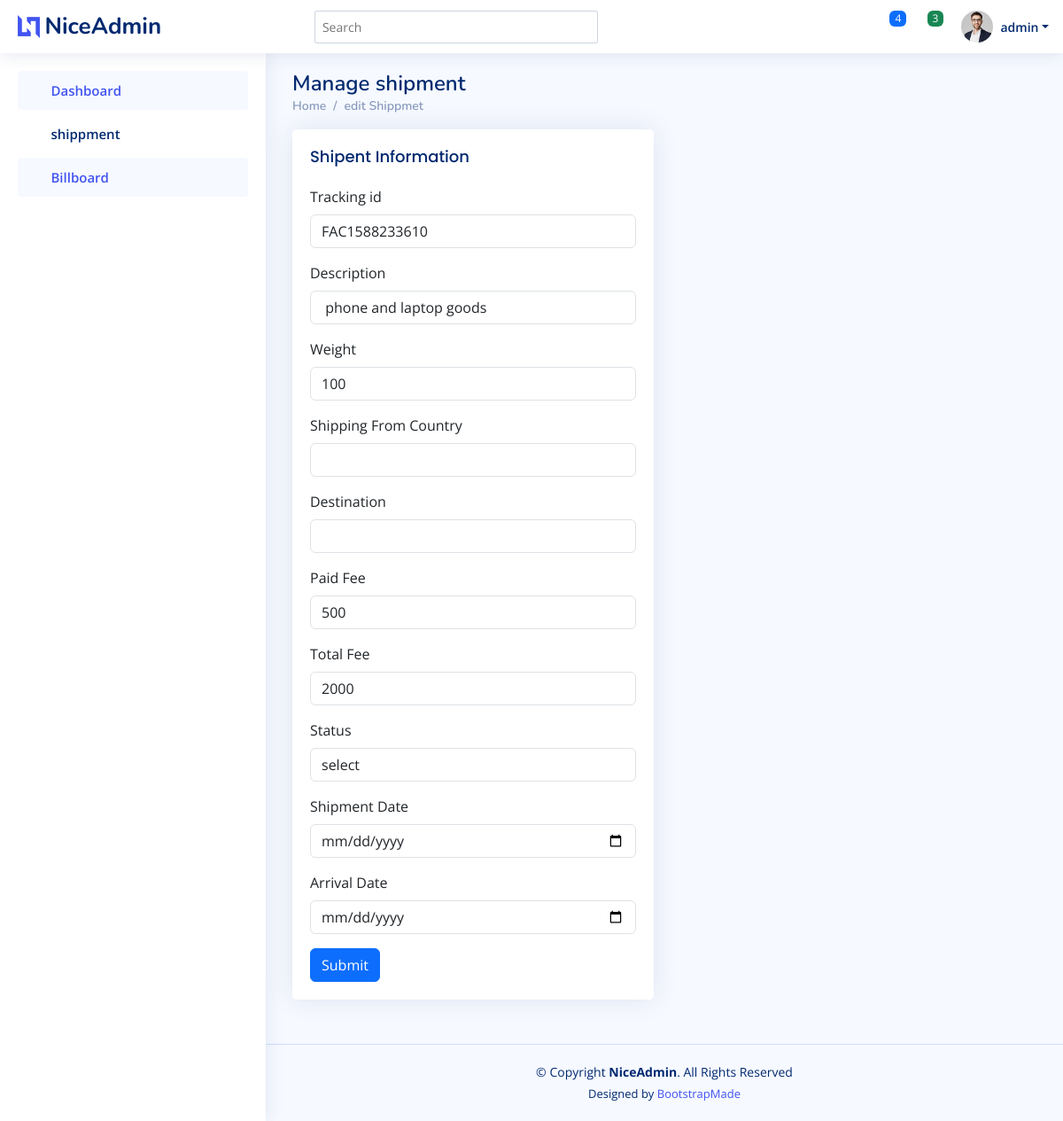
/admin/manage/?track=FAC1588233610, run on the app's committed database.
### tables this page shows
CREATE TABLE `details` (
  `track` varchar(255) NOT NULL,
  `description` varchar(255) NOT NULL,
  `weight` varchar(255) NOT NULL,
  `paid_fee` varchar(255) NOT NULL,
  `total_fee` varchar(255) NOT NULL,
  `status` enum('arrived','on transit','stop') NOT NULL,
  `destination` varchar(255) NOT NULL,
  `current_country` varchar(255) NOT NULL,
  `shippment_date` varchar(255) NOT NULL,
  `arrival_date` varchar(255) NOT NULL
);

### saver/authorization.php (called while the page is built)
<?php
    $name = "admin";
?>

### admin/manage/index.php (the view, shortened to what this page needs)
<?php include('../../saver/connection.php');
include('../../saver/authorization.php'); ?>
<!DOCTYPE html>
<html lang="en">
<head>
    <link href="../assets/vendor/bootstrap/css/bootstrap.min.css" rel="stylesheet">
    <link href="../assets/vendor/bootstrap-icons/bootstrap-icons.css" rel="stylesheet">
    <link href="../assets/vendor/boxicons/css/boxicons.min.css" rel="stylesheet">
    <link href="../assets/vendor/quill/quill.snow.css" rel="stylesheet">
    <link href="../assets/vendor/quill/quill.bubble.css" rel="stylesheet">
    <link href="../assets/vendor/remixicon/remixicon.css" rel="stylesheet">
    <link href="../assets/vendor/simple-datatables/style.css" rel="stylesheet">
    <link href="../assets/css/style.css" rel="stylesheet">
</head>
<body>
    <header id="header" class="header fixed-top d-flex align-items-center">
        <div class="d-flex align-items-center justify-content-between">
            <a href="index.html" class="logo d-flex align-items-center">
                <img src="../assets/img/logo.png" alt="">
                <span class="d-none d-lg-block">NiceAdmin</span>
            </a>
            <i class="bi bi-list toggle-sidebar-btn"></i>
        </div>
        <div class="search-bar">
            <form class="search-form d-flex align-items-center" method="POST" action="#">
                <input type="text" name="query" placeholder="Search" title="Enter search keyword">
                <button type="submit" title="Search"><i class="bi bi-search"></i></button>
            </form>
        </div>
        <nav class="header-nav ms-auto">
            <ul class="d-flex align-items-center">
                <li class="nav-item dropdown">
                    <a class="nav-link nav-icon" href="#" data-bs-toggle="dropdown">
                        <i class="bi bi-bell"></i>
                        <span class="badge bg-primary badge-number">4</span>
                    </a>
                </li>
                <li class="nav-item dropdown">
                    <a class="nav-link nav-icon" href="#" data-bs-toggle="dropdown">
                        <i class="bi bi-chat-left-text"></i>
                        <span class="badge bg-success badge-number">3</span>
                    </a>
                </li>
                <li class="nav-item dropdown pe-3">
                    <a class="nav-link nav-profile d-flex align-items-center pe-0" href="#" data-bs-toggle="dropdown">
                        <img src="../assets/img/profile-img.jpg" alt="Profile" class="rounded-circle">
                        <span class="d-none d-md-block dropdown-toggle ps-2"><?php echo  $name;   ?></span>
                    </a>
                </li>
            </ul>
        </nav>
    </header>
    <?php include('../components/sidebar.php'); ?>
    <main id="main" class="main">
        <div class="pagetitle">
            <h1>Manage shipment</h1>
            <nav>
                <ol class="breadcrumb">
                    <li class="breadcrumb-item"><a href="index.html">Home</a></li>
                    <li class="breadcrumb-item">edit Shippmet</li>
                </ol>
            </nav>
        </div>
        <section class="section">
            <div class="row">
                <div class="col-lg-6">
                    <div class="card">
                        <div class="card-body">
                            <h5 class="card-title">Shipent Information</h5>
                            <?php
                                $track =  $_GET['track'];
                                $sql = mysqli_query($connection,"SELECT * FROM `details` WHERE `track`='$track'");
                                while($details = mysqli_fetch_assoc($sql)){?>
                                        <form class="row g-3" method="POST">
                                            <div class="col-12">
                                                <label for="inputNanme4" class="form-label">Tracking id </label>
                                                <input type="text" name="track" class="form-control" id="inputNanme4" value="<?php echo $details['track'];  ?>" readonly>
                                            </div>
                                            <div class="col-12">
                                                <label for="inputNanme4" class="form-label">Description</label>
                                                <input type="text" name="description" value="<?php echo $details['description'];?>" class="form-control" id="inputNanme4" required>
                                            </div>
                                            <div class="col-12">
                                                <label for="inputPassword4" class="form-label">Weight</label>
                                                <input type="text" name="weight" value="<?php echo $details['weight'];?>" class="form-control" id="inputPassword4" required>
                                            </div>
                                            <div class="col-12">
                                                <label for="inputAddress" class="form-label">Shipping From Country</label>
                                                <select name="current_country" id="select_country" class="form-control" id="inputAddress" required>
                                                </select>
                                            </div>
                                            <div class="col-12">
                                                <label for="inputAddress" class="form-label">Destination</label>
                                                <select name="destination" id="select_country" class="form-control" id="inputAddress" required>
                                                </select>
                                            </div>
                                            <div class="col-12">
                                                <label for="inputAddress" class="form-label">Paid Fee</label>
                                                <input type="text" name="paid_fee" value="<?php echo $details['paid_fee'];?>" class="form-control" id="inputAddress" required>
                                            </div>
                                            <div class="col-12">
                                                <label for="inputNanme4" class="form-label">Total Fee</label>
                                                <input type="text" name="total_fee" value="<?php echo $details['total_fee'];?>" class="form-control" id="inputNanme4" required>
                                            </div>
                                            <div class="col-12">
                                                <label for="inputAddress" class="form-label">Status</label>
                                                <select name="status" class="form-control" id="inputAddress" required>
                                                    <option value="">select</option>
                                                </select>
                                            </div>
                                            <div class="col-12">
                                                <label for="inputEmail4" class="form-label">Shipment Date</label>
                                                <input type="date" name="shipment_date"  class="form-control" id="inputEmail4" required>
                                            </div>
                                            <div class="col-12">
                                                <label for="inputPassword4" class="form-label">Arrival Date</label>
                                                <input type="date" name="arrival_date" class="form-control" id="inputPassword4" required>
                                            </div>
                                            <div class="">
                                                <button type="submit" name="sumit" class="btn btn-primary">Submit</button>
                                            </div>
                                        </form>
                              <?php  }
                            ?>
                        </div>
                    </div>
                </div>
            </div>
        </section>
    </main>
    <footer id="footer" class="footer">
        <div class="copyright">
            &copy; Copyright <strong><span>NiceAdmin</span></strong>. All Rights Reserved
        </div>
        <div class="credits">
            Designed by <a href="https://bootstrapmade.com/">BootstrapMade</a>
        </div>
    </footer>
</body>
</html>

### admin/assets/css/style.css (style rules this page uses)
:root { scroll-behavior: smooth; }
body { font-family: "Open Sans", sans-serif; background: #f6f9ff; color: #444444; }
a { color: #4154f1; text-decoration: none; }
h1, h2, h3, h4, h5, h6 { font-family: "Nunito", sans-serif; }
#main { margin-top: 60px; padding: 20px 30px; transition: all 0.3s; }
.pagetitle { margin-bottom: 10px; }
.pagetitle h1 { font-size: 24px; margin-bottom: 0; font-weight: 600; color: #012970; }
.card { margin-bottom: 30px; border: none; border-radius: 5px; box-shadow: 0px 0 30px rgba(1, 41, 112, 0.1); }
.card-title { padding: 20px 0 15px 0; font-size: 18px; font-weight: 500; color: #012970; font-family: "Poppins", sans-serif; }
.card-body { padding: 0 20px 20px 20px; }
.breadcrumb { font-size: 14px; font-family: "Nunito", sans-serif; color: #899bbd; font-weight: 600; }
.breadcrumb a { color: #899bbd; transition: 0.3s; }
.breadcrumb .breadcrumb-item::before { color: #899bbd; }
.logo { line-height: 1; }
@media (min-width: 1200px) { .logo { width: 280px; } }
.logo img { max-height: 26px; margin-right: 6px; }
.logo span { font-size: 26px; font-weight: 700; color: #012970; font-family: "Nunito", sans-serif; }
.header { transition: all 0.5s; z-index: 997; height: 60px; box-shadow: 0px 2px 20px rgba(1, 41, 112, 0.1); background-color: #fff; padding-left: 20px; }
.header .toggle-sidebar-btn { font-size: 32px; padding-left: 10px; cursor: pointer; color: #012970; }
.header .search-bar { min-width: 360px; padding: 0 20px; }
.header .search-form { width: 100%; }
.header .search-form input { border: 0; font-size: 14px; color: #012970; border: 1px solid rgba(1, 41, 112, 0.2); padding: 7px 38px 7px 8px; border-radius: 3px; transition: 0.3s; width: 100%; }
.header .search-form button { border: 0; padding: 0; margin-left: -30px; background: none; }
.header .search-form button i { color: #012970; }
.header-nav ul { list-style: none; }
.header-nav>ul { margin: 0; padding: 0; }
.header-nav .nav-icon { font-size: 22px; color: #012970; margin-right: 25px; position: relative; }
.header-nav .nav-profile { color: #012970; }
.header-nav .nav-profile img { max-height: 36px; }
.header-nav .nav-profile span { font-size: 14px; font-weight: 600; }
.header-nav .badge-number { position: absolute; inset: -2px -5px auto auto; font-weight: normal; font-size: 12px; padding: 3px 6px; }
@media (min-width: 1200px) { #main, #footer { margin-left: 300px; } }
.footer { padding: 20px 0; font-size: 14px; transition: all 0.3s; border-top: 1px solid #cddfff; }
.footer .copyright { text-align: center; color: #012970; }
.footer .credits { padding-top: 5px; text-align: center; font-size: 13px; color: #012970; }

### data on the page
details: track "FAC1588233610", description "phone and laptop goods", weight "100", paid_fee "500", total_fee "2000"

### other printed values
$name "admin"
